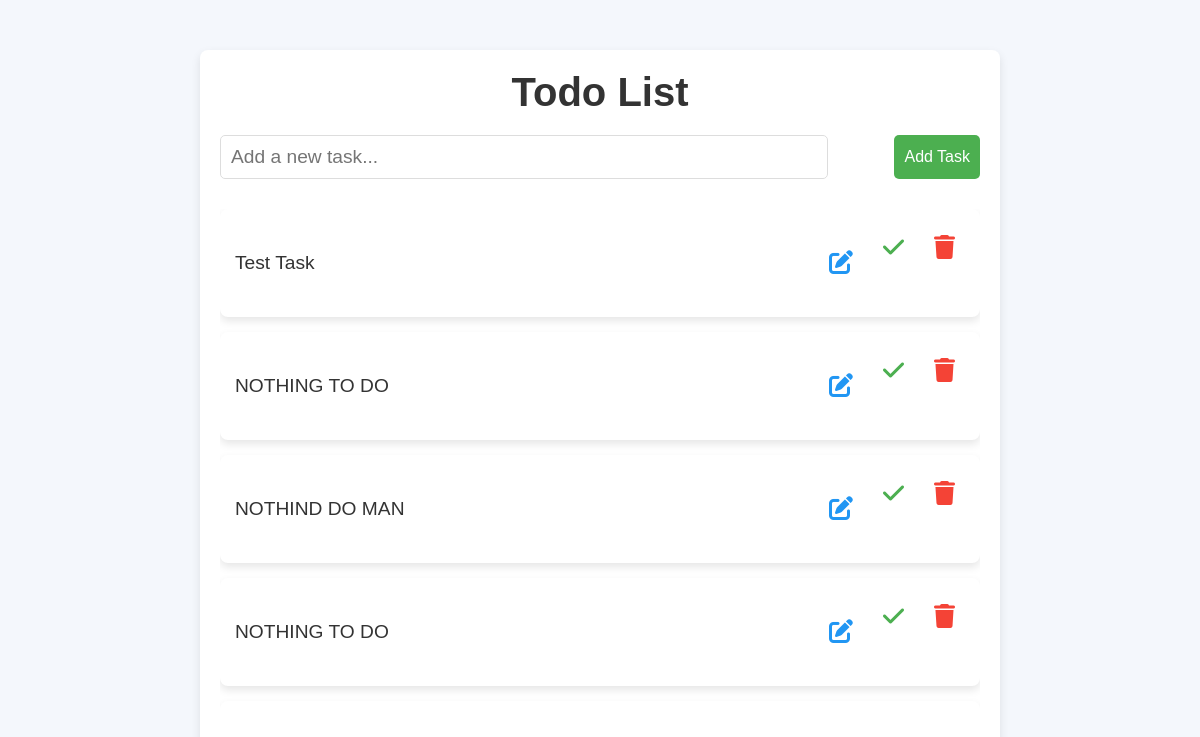
Before: / with the older database file.
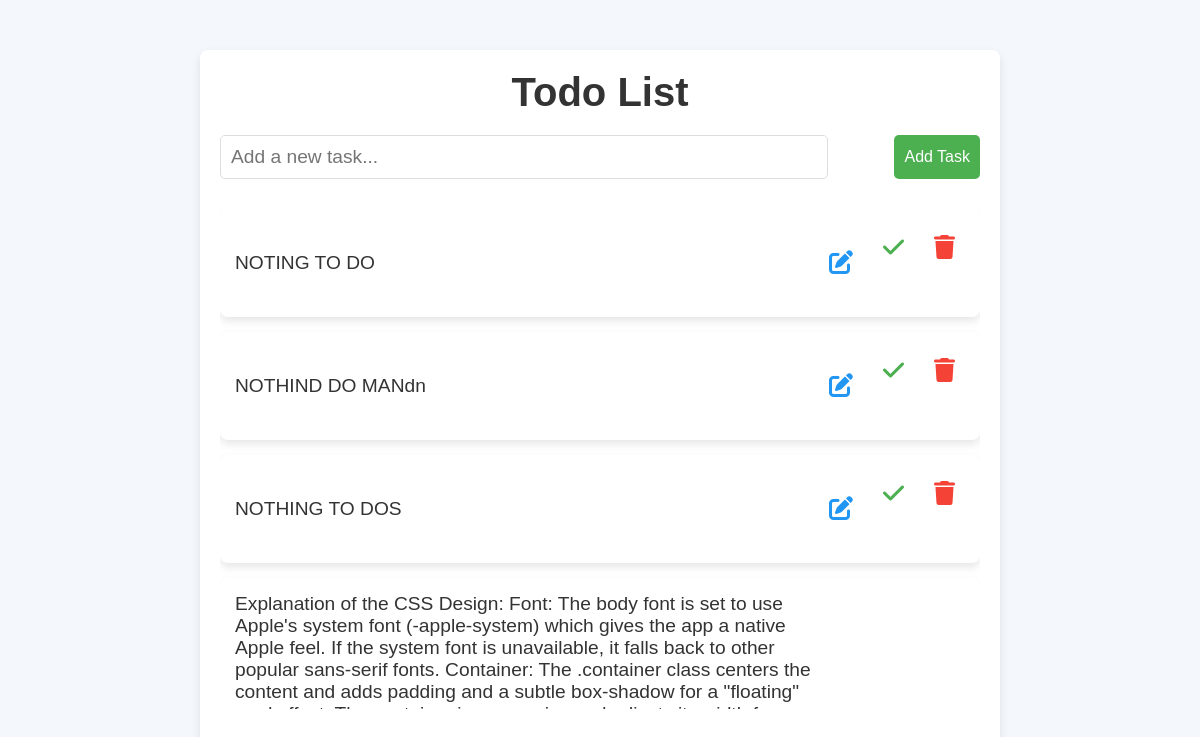
After: the same page with the newer database file.
### tables this page shows
CREATE TABLE tasks (
    id INTEGER PRIMARY KEY AUTOINCREMENT,
    description TEXT NOT NULL,
    completed BOOLEAN NOT NULL DEFAULT 0
);

### app.py (the view)
@app.route("/")
def index():
    conn = get_db_connection()
    tasks = conn.execute("SELECT * FROM tasks").fetchall()
    conn.close()
    return render_template("index.html", tasks=tasks)

### app.py (called while the page is built)
def get_db_connection():
    conn = sqlite3.connect(app.config['DATABASE'])
    conn.row_factory = sqlite3.Row  # Access rows as dictionaries
    return conn

### templates/index.html (shortened to what this page needs)
<!DOCTYPE html>
<html lang="en">
<head>
    <link rel="stylesheet" href="{{ url_for('static', filename='css/styles.css') }}">
    <link href="https://cdnjs.cloudflare.com/ajax/libs/font-awesome/6.0.0-beta3/css/all.min.css" rel="stylesheet">
</head>
<body>
    <div class="container">
        <h1>Todo List</h1>
        <form action="/tasks" method="POST">
            <input type="text" name="description" placeholder="Add a new task..." required>
            <button type="submit">Add Task</button>
        </form>
        <ul id="task-list">
            {% for task in tasks %}
                <li class="task" id="task-{{ task.id }}" {% if task.completed %}class="completed"{% endif %}>
                    <div class="task-content">
                        <span class="task-description">{{ task.description }}</span>
                        <button type="button" class="edit-btn"><i class="fas fa-edit"></i></button>
                    </div>
                    {% if task.completed %}
                        <form action="/tasks/{{ task.id }}/undone" method="POST" style="display:inline;">
                            <button type="submit" class="undo-btn"><i class="fas fa-undo"></i></button>
                        </form>
                    {% else %}
                        <form action="/tasks/{{ task.id }}/done" method="POST" style="display:inline;">
                            <button type="submit" class="done-btn"><i class="fas fa-check"></i></button>
                        </form>
                    {% endif %}
                    <form action="/tasks/{{ task.id }}/delete" method="POST" style="display:inline;">
                        <button type="submit" class="delete-btn"><i class="fas fa-trash"></i></button>
                    </form>
                </li>
            {% endfor %}
        </ul>
    </div>
</body>
</html>

### static/css/styles.css (style rules this page uses)
* { margin: 0; padding: 0; box-sizing: border-box; }
body { font-family: 'Arial', sans-serif; background-color: #f4f7fc; display: flex; flex-direction: column; justify-content: flex-start; align-items: center; min-height: 100vh; overflow-y: auto; padding: 0 15px; }
.container { width: 100%; max-width: 800px; margin-top: 50px; background-color: #fff; padding: 20px; border-radius: 8px; box-shadow: 0 4px 10px rgba(0, 0, 0, 0.1); overflow: hidden; flex: 1; }
h1 { text-align: center; font-size: 2.5em; color: #333; margin-bottom: 20px; }
form { display: flex; justify-content: space-between; margin-bottom: 30px; }
form input[type="text"] { width: 80%; padding: 10px; font-size: 1.2em; border: 1px solid #ddd; border-radius: 5px; outline: none; }
form button { padding: 10px; font-size: 1em; background-color: #4CAF50; color: white; border: none; border-radius: 5px; cursor: pointer; margin-left: 10px; transition: background-color 0.3s; }
#task-list { list-style-type: none; padding: 0; margin-bottom: 30px; max-height: 500px; overflow-y: auto; }
.task { display: flex; justify-content: space-between; align-items: center; background-color: #fff; margin-bottom: 15px; padding: 15px; border-radius: 8px; box-shadow: 0 4px 8px rgba(0, 0, 0, 0.1); transition: box-shadow 0.3s ease, transform 0.2s ease; }
.task-description { flex: 1; font-size: 1.2em; color: #333; word-wrap: break-word; cursor: pointer; }
.task-content { display: flex; justify-content: space-between; width: 100%; align-items: center; }
.task .edit-btn, .task .done-btn, .task .delete-btn, .task .undo-btn { font-size: 1.5em; background: none; border: none; padding: 10px; cursor: pointer; border-radius: 5px; transition: background-color 0.3s ease; }
.task .edit-btn { color: #2196F3; }
.task .done-btn { color: #4CAF50; }
.task .delete-btn { color: #f44336; }

Changed rows visible on the page:
removed tasks: description "Test Task"
removed tasks: description "NOTHING TO DO"
changed tasks: description "NOTHING TO DO" → "NOTING TO DO"
changed tasks: description "NOTHIND DO MAN" → "NOTHIND DO MANdn"
added tasks: description "NOTHING TO DOS"
added tasks: description "Explanation of the CSS Design: Font: The body font is set to use Apple's system font (-apple-system) which gives the app a native Apple feel. If the system font is unavailable, it falls back to other popular sans-serif fonts. Container: The .container class centers the content and adds padding and a subtle box-shadow for a \"floating\"…"
